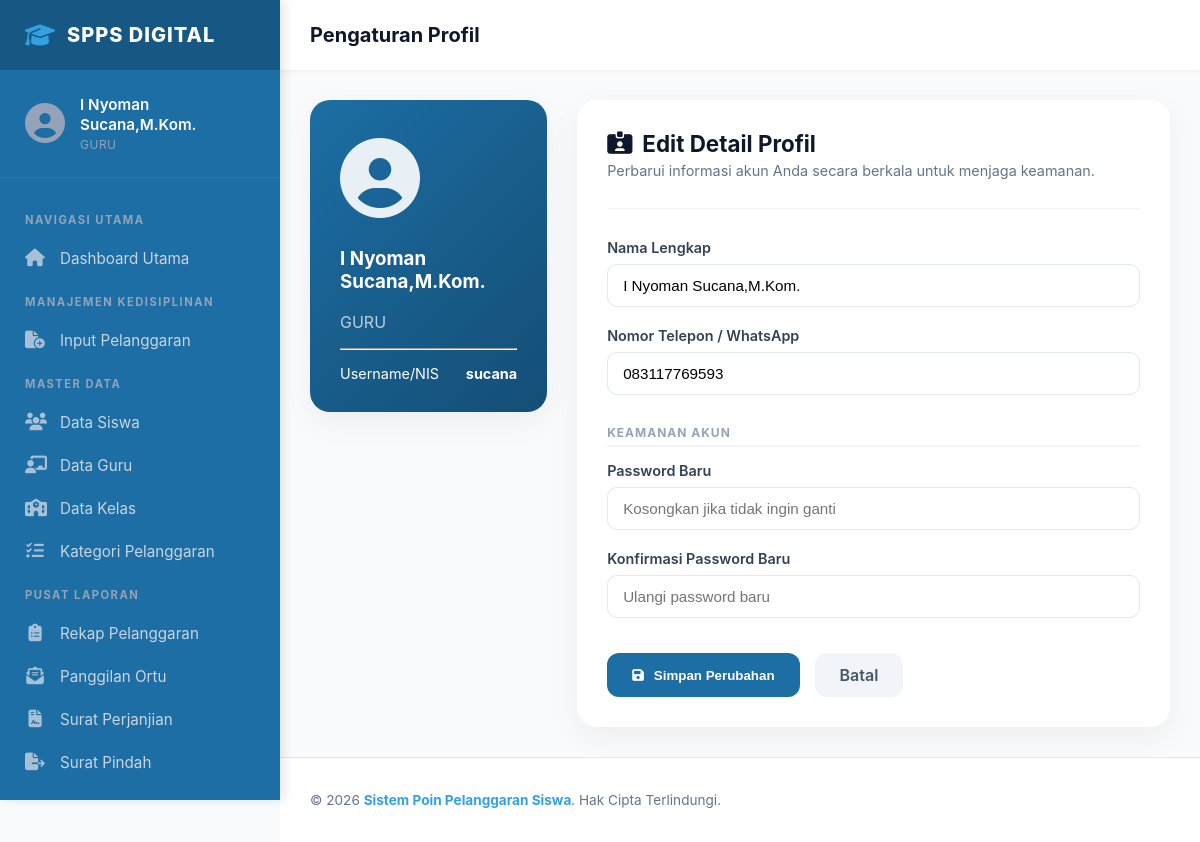
Before: /process/profil_process.php (signed in) with the older database file.
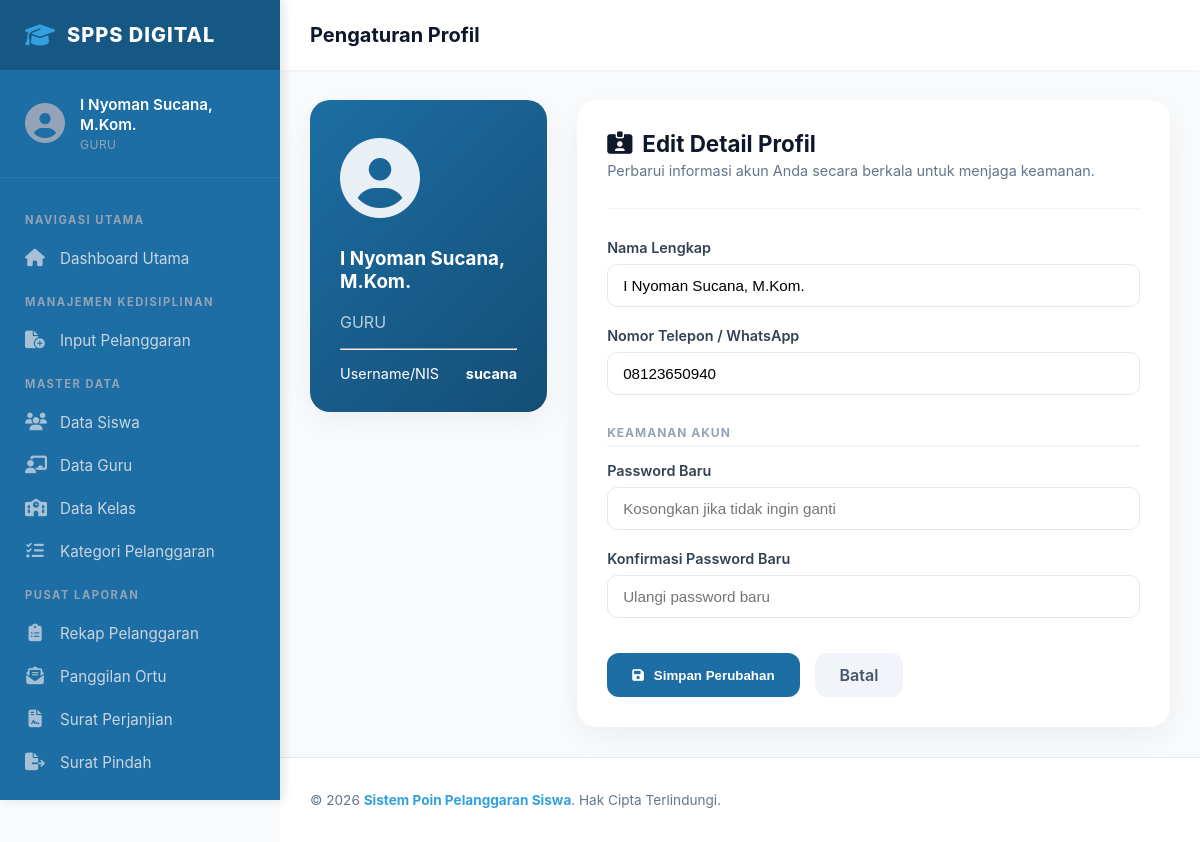
After: the same page with the newer database file.
### tables this page shows
CREATE TABLE `guru` (
  `kode_guru` char(8) NOT NULL,
  `nama_pengguna` varchar(100) DEFAULT NULL,
  `role` varchar(30) DEFAULT NULL,
  `username` varchar(50) DEFAULT NULL,
  `password` varchar(70) DEFAULT NULL,
  `aktif` enum('Y','N') DEFAULT NULL,
  `jabatan` varchar(50) DEFAULT NULL,
  `telp` varchar(16) DEFAULT NULL
);

### process/profil_process.php (the view, shortened to what the changed rows need)
<?php
require_once('../config/config.php');
$username = $_SESSION['username'];
$role = $_SESSION['role'];
$page_title = "Pengaturan Profil";
if ($role === 'siswa') {
    $qr = mysqli_query($conn, "SELECT * FROM siswa WHERE nis = '$username'");
    $userData = mysqli_fetch_assoc($qr);
    $currentNama = $userData['nama_siswa'];
    $currentExtraLabel = "Alamat Lengkap";
    $currentExtraValue = $userData['alamat'];
    $currentExtraName = "alamat";
} else {
    $qr = mysqli_query($conn, "SELECT * FROM guru WHERE username = '$username'");
    $userData = mysqli_fetch_assoc($qr);
    $currentNama = $userData['nama_pengguna'];
    $currentExtraLabel = "Nomor Telepon / WhatsApp";
    $currentExtraValue = $userData['telp'];
    $currentExtraName = "telp";
}
include('../includes/header.php');
?>
<div class="profile-container">
    <div class="row">
        <div class="profile-sidebar">
            <div class="card glass text-center">
                <div class="avatar-big">
                    <i class="fas fa-user-circle"></i>
                </div>
                <h3><?php echo $currentNama; ?></h3>
                <p class="text-muted"><?php echo strtoupper($role); ?></p>
                <hr>
                <div class="stats-mini">
                    <div class="stat-item">
                    </div>
                </div>
            </div>
        </div>
        <div class="profile-main">
            <div class="card main-card">
                <form action="" method="POST" class="profile-form">
                    <div class="form-grid">
                        <div class="form-group">
                            <label>Nama Lengkap</label>
                            <input type="text" name="nama" value="<?php echo $currentNama; ?>" required>
                        </div>
                        <div class="form-group">
                            <label><?php echo $currentExtraLabel; ?></label>
                            <input type="text" name="<?php echo $currentExtraName; ?>" value="<?php echo $currentExtraValue; ?>" required>
                        </div>
                    </div>
                </form>
            </div>
        </div>
    </div>
</div>
<?php
include('../includes/footer.php');
?>

### includes/header.php (shortened to what the changed rows need)
<!DOCTYPE html>
<html lang="id">
<head>
    <link rel="stylesheet" href="https://cdnjs.cloudflare.com/ajax/libs/font-awesome/6.4.0/css/all.min.css">
    <link rel="stylesheet" href="/poin_pelanggaran_siswa/css/components/header.css">
</head>
<body class="sidebar-layout">
    <nav class="sidebar">
        <div class="sidebar-user">
            <div class="user-details">
                <p class="user-name"><?php echo htmlspecialchars($_SESSION['nama'] ?? 'Tanpa Nama'); ?></p>
                <p class="user-role"><?php echo ucfirst(htmlspecialchars($_SESSION['role'] ?? 'Peran Tidak Diketahui')); ?></p>
            </div>
        </div>
    </nav>
    <div class="content-wrapper">
        <header class="top-bar">
            <h2><?php echo $page_title ?? 'Beranda'; ?></h2>
        </header>
        <main>

Changed rows visible on the page:
changed guru: nama_pengguna "I Nyoman Sucana,M.Kom." → "I Nyoman Sucana, M.Kom."; nama "I Nyoman Sucana,M.Kom." → "I Nyoman Sucana, M.Kom."; telp "083117769593" → "08123650940"
Other visible differences:
$_SESSION['nama']: "I Nyoman Sucana,M.Kom." → "I Nyoman Sucana, M.Kom."
